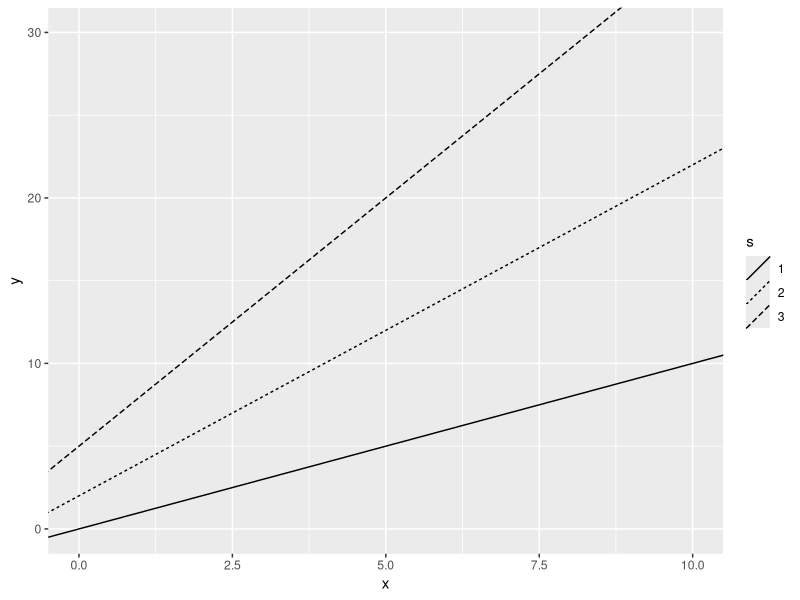
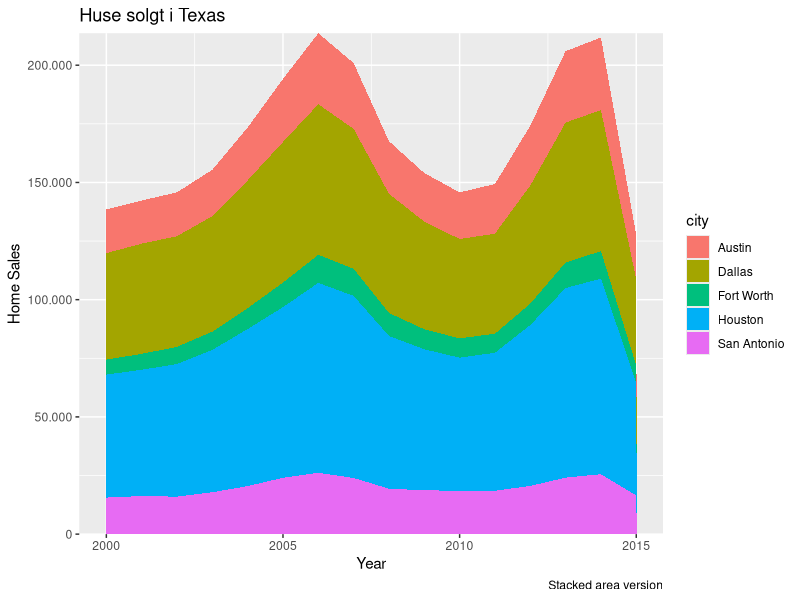
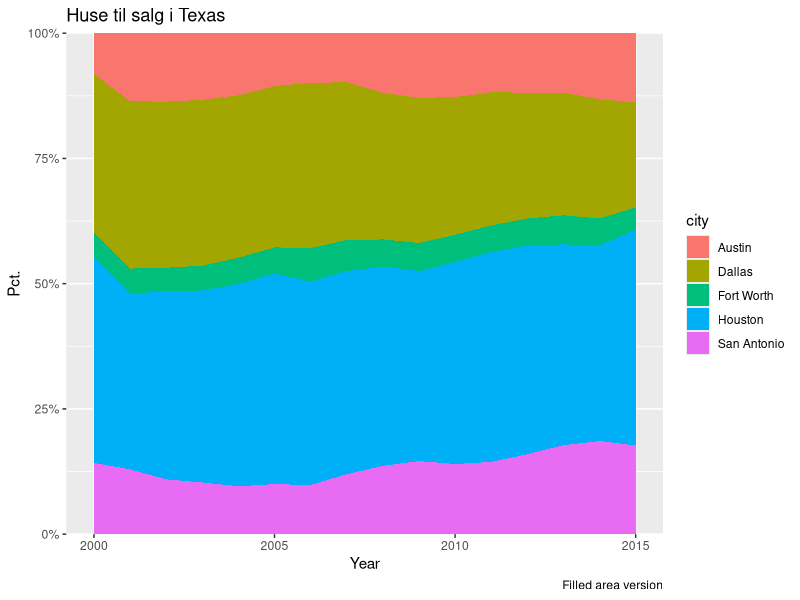
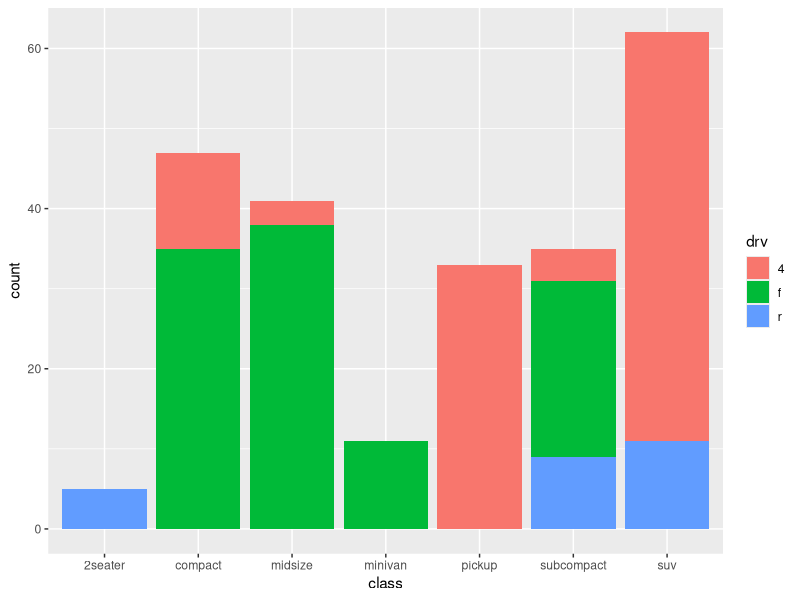
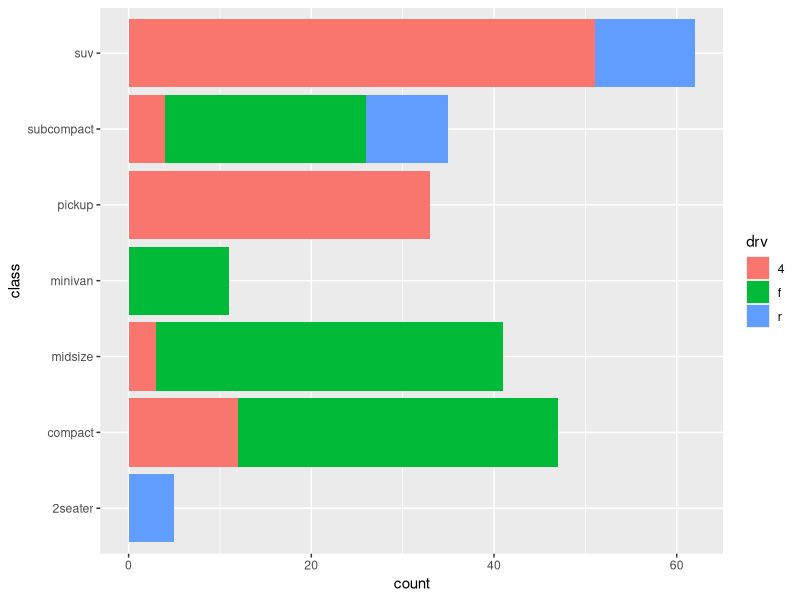
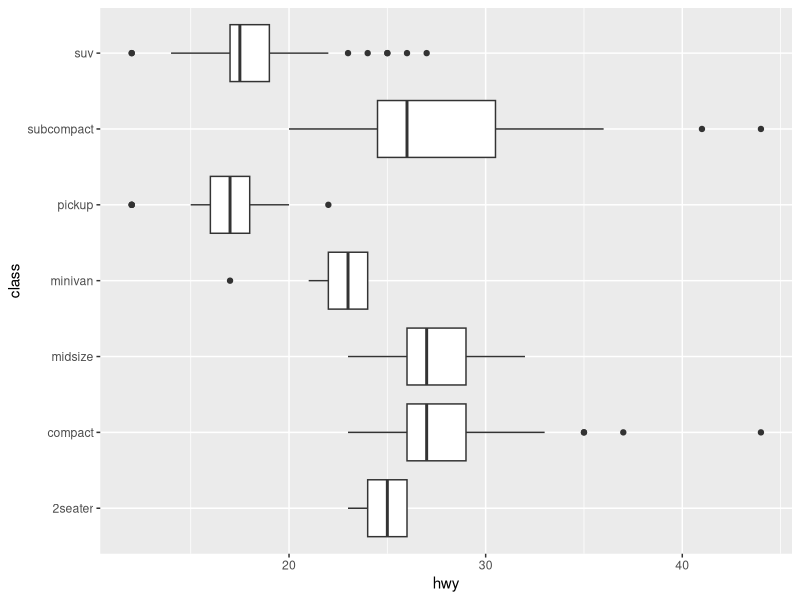
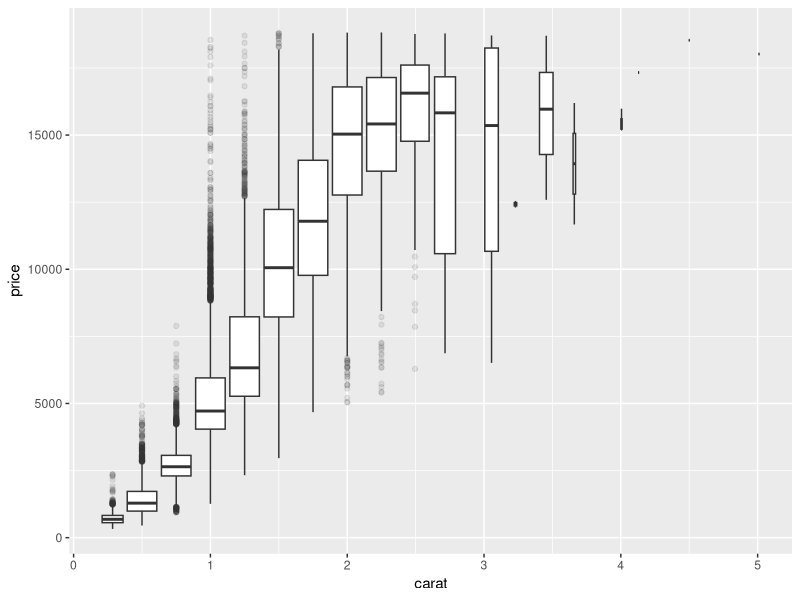
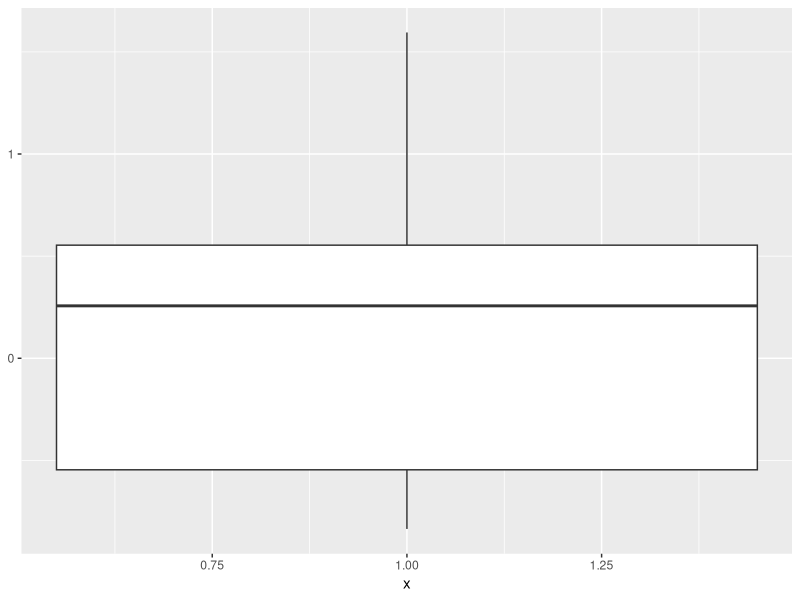

These charts were generated, in order, by the following R code:
## ---- chunk 1
knitr::opts_chunk$set(echo = TRUE)
## ---- chunk 2
library(ggplot2)
library(tidyverse)
## ---- chunk 3
p <- ggplot()
p <- p + geom_abline(data = data.frame(s=c(1,2,3), ic=c(0,2,5)),
                     mapping = aes(slope = s, intercept = ic, linetype = factor(s)))
p <- p + scale_linetype(name="s") 
p <- p + scale_x_continuous(name="x", limits=c(0,10)) 
p <- p + scale_y_continuous(name="y", limits=c(0,30)) 
p
## ---- chunk 4
df <- 
  txhousing %>%
    filter(city %in% c("Austin","Houston","Dallas","San Antonio","Fort Worth")) %>%
    group_by(city, year) %>%
    summarize(sales = sum(sales))
p <- ggplot(df)
p <- p + aes(x = year, y = sales, fill = city)
p <- p + geom_area(position = "stack")
p <- p + scale_y_continuous(expand = c(0, 0), 
                             labels = function(num) scales::comma(num,big.mark = "."))
p <- p + labs(title = "Huse solgt i Texas",
              caption = "Stacked area version", x = "Year", y = "Home Sales")
p
## ---- chunk 5
df <- 
  txhousing %>%
    filter(city %in% c("Austin","Houston","Dallas","San Antonio","Fort Worth")) %>%
    group_by(city, year) %>%
    summarize(listings = sum(listings)) %>%
    mutate(listings = ifelse(is.na(listings), lag(listings), listings))
p <- ggplot(df)
p <- p + aes(x = year, y = listings, fill = city)
p <- p + geom_area(position = "fill")
p <- p + scale_y_continuous(expand = c(0, 0), labels = scales::percent)
p <- p + labs(title = "Huse til salg i Texas",
              caption = "Filled area version", x = "Year", y = "Pct.")
p
## ---- chunk 6
p <- ggplot(mpg, aes(class))
p <- p + geom_bar()
p <- p + geom_bar(aes(fill = drv))
p
## ---- chunk 7
p <- ggplot(mpg, aes(class))
p <- p + geom_bar(aes(fill = drv), position = position_stack(reverse = TRUE)) 
p <- p + coord_flip()
p
## ---- chunk 8
p <- ggplot(mpg, aes(class, hwy))
p <- p + geom_boxplot()
p <- p + coord_flip()
p
## ---- chunk 9
p <- ggplot(diamonds, aes(carat, price)) 
p <- p + geom_boxplot(aes(group = cut_width(carat, 0.25)), outlier.alpha = 0.1)
p
## ---- chunk 10
set.seed(1)
y <- rnorm(10)
df <- data.frame(
  x = 1,
  y0 = min(y),
  y25 = quantile(y, 0.25),
  y50 = median(y),
  y75 = quantile(y, 0.75),
  y100 = max(y)
)
p <- ggplot(df, aes(x))
p <- p + geom_boxplot(
                      aes(ymin = y0, lower = y25, middle = y50, upper = y75, ymax = y100),
                      stat = "identity")
p
## ---- chunk 11
p <- ggplot(faithfuld)
p <- p + aes(waiting, eruptions, z = density)
p <- p + geom_contour()
p
## ---- chunk 12
p <- ggplot(mpg, aes(cty, hwy))
p <- p + geom_count() 
p <- p + scale_size_area()
p
## ---- chunk 13
df <- data.frame(x1 = mtcars[1,"wt"], x2 = mtcars[6,"wt"], y1 = mtcars[1,"mpg"], y2 = mtcars[6,"mpg"])

p1 <- ggplot(mtcars, aes(wt, mpg))
p1 <- p1 + geom_point()
p1 <- p1 + geom_curve(aes(x = x1, y = y1, xend = x2, yend = y2, colour = "curve"), data = df)
p1 <- p1 + geom_segment(aes(x = x1, y = y1, xend = x2, yend = y2, colour = "segment"), data = df)
p1
## ---- chunk 14
p <- ggplot(diamonds, aes(depth, colour = cut, fill = cut))
p <- p + geom_density(alpha = 0.1)
p <- p + xlim(55,70)
p
## ---- chunk 15
p <- ggplot(diamonds, aes(carat, fill = cut))
p <- p + geom_density(position = "stack")
p
## ---- chunk 16
p <- ggplot(diamonds, aes(carat, stat(count), fill = cut))
p <- p + geom_density(position = "stack")
p
## ---- chunk 17
df <- data.frame(
  trt = factor(c(1, 1, 2, 2)),
  resp = c(1, 5, 3, 4),
  group = factor(c(1, 2, 1, 2)),
  upper = c(1.1, 5.3, 3.3, 4.2),
  lower = c(0.8, 4.6, 2.4, 3.6)
)
p <- ggplot(df, aes(trt, resp, colour = group))
p <- p + geom_errorbar(aes(ymin = lower, ymax = upper), width = 0.2)
p <- p + geom_line(aes(group = group))
p
## ---- chunk 18
p <- ggplot(mtcars, aes(x = mpg))
p <- p + geom_dotplot()
p
## ---- chunk 19
p <- ggplot(mtcars, aes(x = mpg))
p <- p + geom_dotplot(binwidth = 2)
p
## ---- chunk 20
p <- ggplot(mtcars, aes(x = mpg))
p <- p + geom_dotplot(binwidth = 2)
p <- p + scale_y_continuous(name = NULL, breaks = NULL)
p
## ---- chunk 21
set.seed(1)
p <- ggplot(mtcars, aes(sample = mpg))
p <- p + stat_qq()
p <- p + stat_qq_line()
p
## ---- chunk 22
p <- ggplot(mtcars, aes(wt, mpg))
p <- p + geom_point()
p <- p + geom_rug()
p
## ---- chunk 23
p <- ggplot(mtcars, aes(wt, mpg))
p <- p + geom_point()
p <- p + geom_hline(yintercept = 20)
p <- p + geom_vline(xintercept = 1:5)
p

## ---- chunk 24
recent <- economics[economics$date > as.Date("2013-01-01"),]
p <- ggplot(recent, aes(date, unemploy))
p <- p + geom_step()
p

## ---- chunk 25
p <- ggplot(data = economics)
p <- p + aes(x = date, y = unemploy) 
p <- p + geom_line()
p
## ---- chunk 26
p <- ggplot(data = mtcars)
p <- p + aes(x = mpg, y = hp) 
p <- p + geom_point()
p
